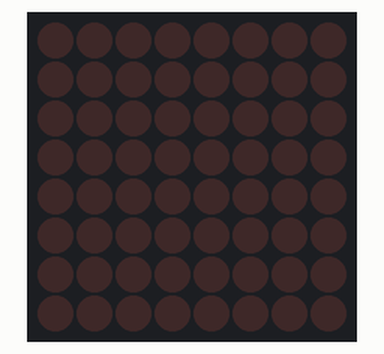
Bench run of a sketch on a simulated Arduino Uno, built with avr-gcc and run on an emulated ATmega328P. Shown: 8×8 LED matrix.

Above: at 0.1 s.
At 4.32 s:
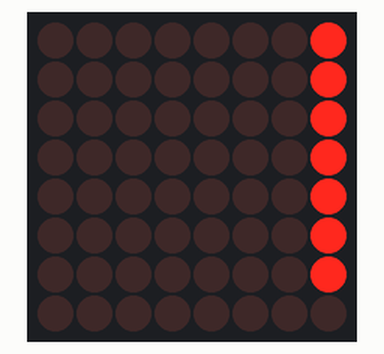
At 5.01 s:
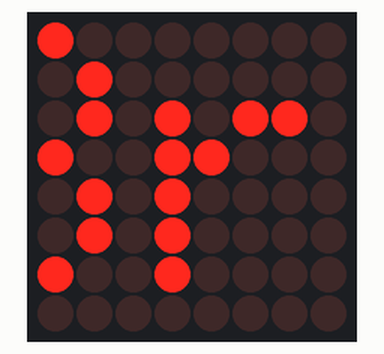
At 6.24 s:
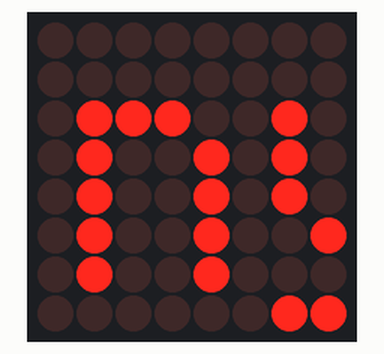
At 7.54 s:
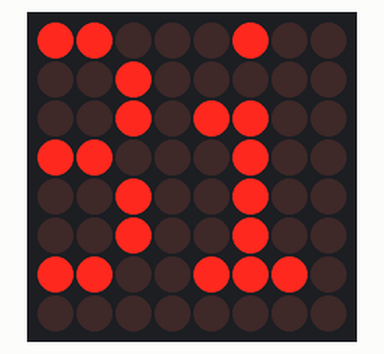
At 10.0 s:
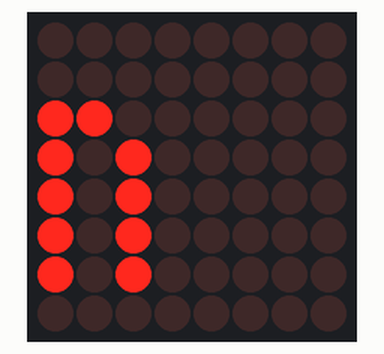

Measured:
- by itself, everything shown: repeats every 10.4 s, in 78 steps

The sketch:

fsmTest.ino
```cpp
#include <MaxMatrix.h>
#include "ledScroll.h"

ledScroll fs;

void setup() {
}

void loop() {
  fs.loop();
}
```

ledScroll.cpp
```cpp
#include "Arduino.h"

#include "ledScroll.h"

const byte ledScroll::fsmTable[5][5] = {
	/* evt_bufferEmpty,        evt_empty,      evt_hasChar,       evt_noChar,         evt_t100, */
	{      st_loopBody,      st_printStr,      st_loopBody,      st_loopBody,      st_loopBody, },/* loopBody */
	{      st_loopHead,      st_loopHead,      st_loopHead,      st_loopHead,      st_loopBody, },/* loopHead */
	{     st_printChar,  st_scrollBuffer,     st_printChar,     st_printChar,     st_printChar, },/* printChar */
	{      st_printStr,      st_printStr,     st_printChar,      st_loopHead,      st_printStr, },/* printStr */
	{      st_printStr,  st_scrollBuffer,  st_scrollBuffer,  st_scrollBuffer,  st_scrollBuffer, },/* scrollBuffer */
};

char ledScroll::string1[] = " Brainy-Bits.com  \0";  // Scrolling Text

void ledScroll::pollEvents() {
	lastEvent = currentEvent;
	/* TODO: update currentEvent */
	evtChanged = currentEvent != lastEvent;
}

void ledScroll::action_loopHead(){
  currentEvent = evt_t100;
	interval = 1000;
	/* TODO: add action for state loopHead */
	c = string1-1;
}

void ledScroll::action_scrollBuffer(){
  /* TODO: add action for state scrollBuffer */
	currentEvent = evt_t100;
	interval = 75;
	if(bufferIndex < buffer[0]+1){
		_m.shiftLeft(false, false);
		bufferIndex++;
	} else {
		currentEvent = evt_bufferEmpty;
   interval = 0;
	}
}
void ledScroll::action_printStr(){
	/* TODO: add action for state printStr */
  c++;
  if(*c == 0){
		currentEvent = evt_noChar;
	} else {
		currentEvent = evt_hasChar;
	}
}
void ledScroll::action_printChar(){
	/* TODO: add action for state printChar */
	memcpy_P(buffer, CH + 7*((*c)-32), 7);
	_m.writeSprite(maxInUse*8, 0, buffer);
	_m.setColumn(maxInUse*8 + buffer[0], 0);
	currentEvent = evt_empty;
	bufferIndex = 0;
}

void ledScroll::action_loopBody(){
	/* TODO: add action for state loopBody */
	_m.shiftLeft(false, true);
	currentEvent = evt_empty;
}

void ledScroll::evalState(){
	switch(currentState){
		case st_loopHead:
			action_loopHead();
			break;
		case st_scrollBuffer:
			action_scrollBuffer();
			break;
		case st_printStr:
			action_printStr();
			break;
		case st_printChar:
			action_printChar();
			break;
		case st_loopBody:
			action_loopBody();
			break;
	}
}

void ledScroll::init(){
  interval = 0;
  previousMillis = 0;
  currentState = st_loopHead;
  currentEvent = evt_none;
  action_loopHead();
}

ledScroll::ledScroll() : _m(data, load, clock, maxInUse){
	init();
	_m.init(); // module MAX7219
	_m.setIntensity(5); // LED Intensity 0-15
}

ledScroll::ledScroll(MaxMatrix &m) : _m(m){
  init();
}

void ledScroll::loop() {
	pollEvents();
	currentMillis = millis();
	if (evtChanged || currentMillis - previousMillis > interval) {
		previousMillis = currentMillis;
		if(!(evtChanged && currentEvent == evt_none)){ //evt did not change to evt_none
			currentState = (State) fsmTable[currentState][currentEvent];
		}
		evalState();
	}
}
```

ledScroll.h
```cpp
#ifndef LED_SCROLL
#define LED_SCROLL

#include <MaxMatrix.h>
#include <avr/pgmspace.h>

const PROGMEM byte CH[] = {
3, 8, B00000000, B00000000, B00000000, B00000000, B00000000, // space
1, 8, B01011111, B00000000, B00000000, B00000000, B00000000, // !
3, 8, B00000011, B00000000, B00000011, B00000000, B00000000, // "
5, 8, B00010100, B00111110, B00010100, B00111110, B00010100, // #
4, 8, B00100100, B01101010, B00101011, B00010010, B00000000, // $
5, 8, B01100011, B00010011, B00001000, B01100100, B01100011, // %
5, 8, B00110110, B01001001, B01010110, B00100000, B01010000, // &
1, 8, B00000011, B00000000, B00000000, B00000000, B00000000, // '
3, 8, B00011100, B00100010, B01000001, B00000000, B00000000, // (
3, 8, B01000001, B00100010, B00011100, B00000000, B00000000, // )
5, 8, B00101000, B00011000, B00001110, B00011000, B00101000, // *
5, 8, B00001000, B00001000, B00111110, B00001000, B00001000, // +
2, 8, B10110000, B01110000, B00000000, B00000000, B00000000, // ,
4, 8, B00001000, B00001000, B00001000, B00001000, B00000000, // -
2, 8, B01100000, B01100000, B00000000, B00000000, B00000000, // .
4, 8, B01100000, B00011000, B00000110, B00000001, B00000000, // /
4, 8, B00111110, B01000001, B01000001, B00111110, B00000000, // 0
3, 8, B01000010, B01111111, B01000000, B00000000, B00000000, // 1
4, 8, B01100010, B01010001, B01001001, B01000110, B00000000, // 2
4, 8, B00100010, B01000001, B01001001, B00110110, B00000000, // 3
4, 8, B00011000, B00010100, B00010010, B01111111, B00000000, // 4
4, 8, B00100111, B01000101, B01000101, B00111001, B00000000, // 5
4, 8, B00111110, B01001001, B01001001, B00110000, B00000000, // 6
4, 8, B01100001, B00010001, B00001001, B00000111, B00000000, // 7
4, 8, B00110110, B01001001, B01001001, B00110110, B00000000, // 8
4, 8, B00000110, B01001001, B01001001, B00111110, B00000000, // 9
2, 8, B01010000, B00000000, B00000000, B00000000, B00000000, // :
2, 8, B10000000, B01010000, B00000000, B00000000, B00000000, // ;
3, 8, B00010000, B00101000, B01000100, B00000000, B00000000, // <
3, 8, B00010100, B00010100, B00010100, B00000000, B00000000, // =
3, 8, B01000100, B00101000, B00010000, B00000000, B00000000, // >
4, 8, B00000010, B01011001, B00001001, B00000110, B00000000, // ?
5, 8, B00111110, B01001001, B01010101, B01011101, B00001110, // @
4, 8, B01111110, B00010001, B00010001, B01111110, B00000000, // A
4, 8, B01111111, B01001001, B01001001, B00110110, B00000000, // B
4, 8, B00111110, B01000001, B01000001, B00100010, B00000000, // C
4, 8, B01111111, B01000001, B01000001, B00111110, B00000000, // D
4, 8, B01111111, B01001001, B01001001, B01000001, B00000000, // E
4, 8, B01111111, B00001001, B00001001, B00000001, B00000000, // F
4, 8, B00111110, B01000001, B01001001, B01111010, B00000000, // G
4, 8, B01111111, B00001000, B00001000, B01111111, B00000000, // H
3, 8, B01000001, B01111111, B01000001, B00000000, B00000000, // I
4, 8, B00110000, B01000000, B01000001, B00111111, B00000000, // J
4, 8, B01111111, B00001000, B00010100, B01100011, B00000000, // K
4, 8, B01111111, B01000000, B01000000, B01000000, B00000000, // L
5, 8, B01111111, B00000010, B00001100, B00000010, B01111111, // M
5, 8, B01111111, B00000100, B00001000, B00010000, B01111111, // N
4, 8, B00111110, B01000001, B01000001, B00111110, B00000000, // O
4, 8, B01111111, B00001001, B00001001, B00000110, B00000000, // P
4, 8, B00111110, B01000001, B01000001, B10111110, B00000000, // Q
4, 8, B01111111, B00001001, B00001001, B01110110, B00000000, // R
4, 8, B01000110, B01001001, B01001001, B00110010, B00000000, // S
5, 8, B00000001, B00000001, B01111111, B00000001, B00000001, // T
4, 8, B00111111, B01000000, B01000000, B00111111, B00000000, // U
5, 8, B00001111, B00110000, B01000000, B00110000, B00001111, // V
5, 8, B00111111, B01000000, B00111000, B01000000, B00111111, // W
5, 8, B01100011, B00010100, B00001000, B00010100, B01100011, // X
5, 8, B00000111, B00001000, B01110000, B00001000, B00000111, // Y
4, 8, B01100001, B01010001, B01001001, B01000111, B00000000, // Z
2, 8, B01111111, B01000001, B00000000, B00000000, B00000000, // [
4, 8, B00000001, B00000110, B00011000, B01100000, B00000000, // \ backslash
2, 8, B01000001, B01111111, B00000000, B00000000, B00000000, // ]
3, 8, B00000010, B00000001, B00000010, B00000000, B00000000, // hat
4, 8, B01000000, B01000000, B01000000, B01000000, B00000000, // _
2, 8, B00000001, B00000010, B00000000, B00000000, B00000000, // `
4, 8, B00100000, B01010100, B01010100, B01111000, B00000000, // a
4, 8, B01111111, B01000100, B01000100, B00111000, B00000000, // b
4, 8, B00111000, B01000100, B01000100, B00101000, B00000000, // c
4, 8, B00111000, B01000100, B01000100, B01111111, B00000000, // d
4, 8, B00111000, B01010100, B01010100, B00011000, B00000000, // e
3, 8, B00000100, B01111110, B00000101, B00000000, B00000000, // f
4, 8, B10011000, B10100100, B10100100, B01111000, B00000000, // g
4, 8, B01111111, B00000100, B00000100, B01111000, B00000000, // h
3, 8, B01000100, B01111101, B01000000, B00000000, B00000000, // i
4, 8, B01000000, B10000000, B10000100, B01111101, B00000000, // j
4, 8, B01111111, B00010000, B00101000, B01000100, B00000000, // k
3, 8, B01000001, B01111111, B01000000, B00000000, B00000000, // l
5, 8, B01111100, B00000100, B01111100, B00000100, B01111000, // m
4, 8, B01111100, B00000100, B00000100, B01111000, B00000000, // n
4, 8, B00111000, B01000100, B01000100, B00111000, B00000000, // o
4, 8, B11111100, B00100100, B00100100, B00011000, B00000000, // p
4, 8, B00011000, B00100100, B00100100, B11111100, B00000000, // q
4, 8, B01111100, B00001000, B00000100, B00000100, B00000000, // r
4, 8, B01001000, B01010100, B01010100, B00100100, B00000000, // s
3, 8, B00000100, B00111111, B01000100, B00000000, B00000000, // t
4, 8, B00111100, B01000000, B01000000, B01111100, B00000000, // u
5, 8, B00011100, B00100000, B01000000, B00100000, B00011100, // v
5, 8, B00111100, B01000000, B00111100, B01000000, B00111100, // w
5, 8, B01000100, B00101000, B00010000, B00101000, B01000100, // x
4, 8, B10011100, B10100000, B10100000, B01111100, B00000000, // y
3, 8, B01100100, B01010100, B01001100, B00000000, B00000000, // z
3, 8, B00001000, B00110110, B01000001, B00000000, B00000000, // {
1, 8, B01111111, B00000000, B00000000, B00000000, B00000000, // |
3, 8, B01000001, B00110110, B00001000, B00000000, B00000000, // }
4, 8, B00001000, B00000100, B00001000, B00000100, B00000000, // ~
};

class ledScroll{
public:
	ledScroll();
  ledScroll(MaxMatrix &m);
	void loop();
private:
	typedef enum {evt_bufferEmpty, evt_empty, evt_hasChar, evt_noChar, evt_t100, evt_none} Event;
	byte currentEvent, lastEvent;

	typedef enum {st_loopBody, st_loopHead, st_printChar, st_printStr, st_scrollBuffer, } State;
	byte currentState;

	static const byte fsmTable[5][5];
	unsigned long currentMillis, previousMillis, interval;
	bool evtChanged;
	void pollEvents();
	void action_loopHead();
	void action_scrollBuffer();
	void action_printStr();
	void action_printChar();
	void action_loopBody();
	void evalState();


  void init();

	/*----------*/
	const byte data = 12;    // DIN pin of MAX7219 module
	const byte load = 11;    // CS pin of MAX7219 module
	const byte clock = 10;  // CLK pin of MAX7219 module
	const byte maxInUse = 1;  //how many MAX7219 are connected
	MaxMatrix _m; // define Library
	byte buffer[10];
	static char string1[23];
	char *c;
	byte bufferIndex;

};

#endif
```
